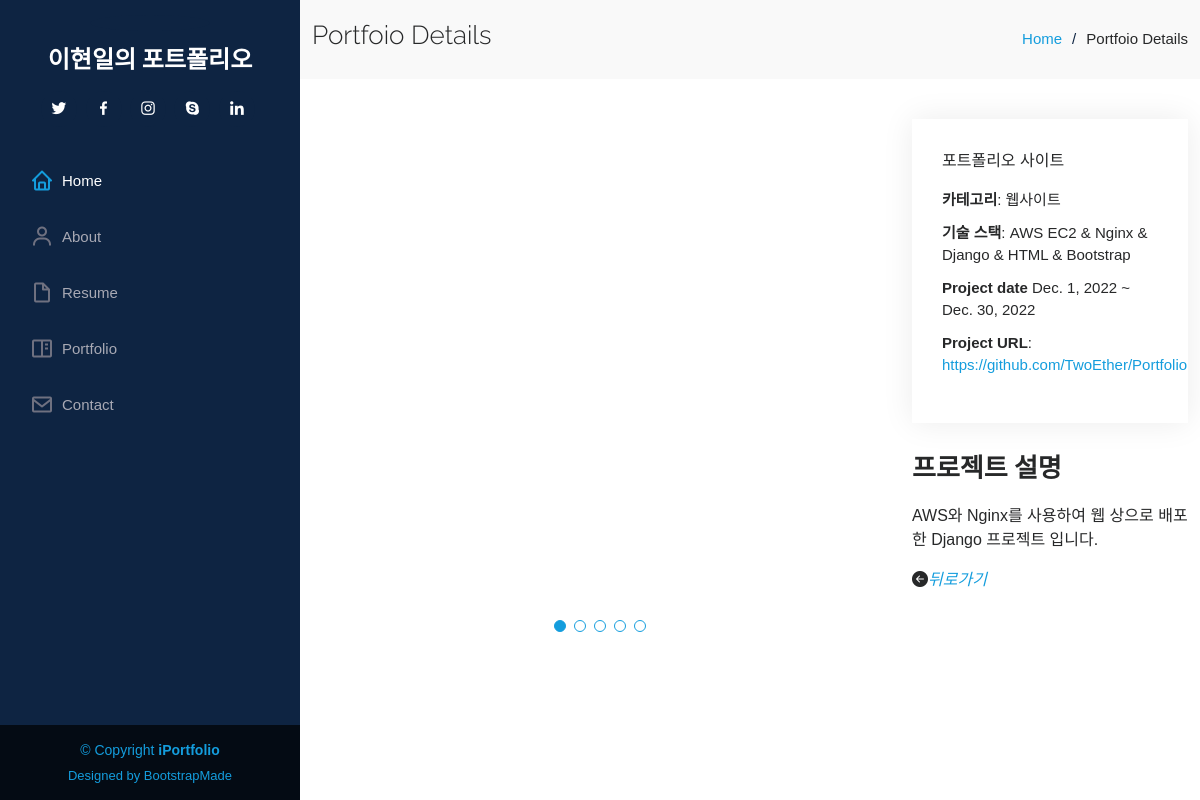
Page /7/ on the committed database.
### post/models.py (models this page shows, shortened)
class Post(models.Model):
    head_image = models.ImageField(upload_to='post/images', null=True)
    image1 = models.ImageField(upload_to='post/images')
    image2 = models.ImageField(upload_to='post/images')
    image3 = models.ImageField(upload_to='post/images')
    image4 = models.ImageField(upload_to='post/images', null=True)
    image5 = models.ImageField(upload_to='post/images', null=True)
    proj_title = models.TextField()
    proj_start = models.DateField(null=True)
    proj_end = models.DateField(null=True)
    proj_exp = models.TextField()
    proj_url = models.URLField()
    proj_team = models.TextField()
    proj_stack = models.TextField(null=True)

### post/views.py (the view)
# urls.py: path('<int:pk>/', views.PostDetail.as_view(), name='detail'),
class PostDetail(DetailView):
    model = Post

### post/templates/post/post_detail.html (shortened to what this page needs)
{% extends 'post/base.html' %}
{% load static %}
{% block body %}
  <main id="main">
    <section id="breadcrumbs" class="breadcrumbs">
      <div class="container">
        <div class="d-flex justify-content-between align-items-center">
          <h2>Portfoio Details</h2>
          <ol>
            <li><a href="{% url 'post:home' %}">Home</a></li>
            <li>Portfoio Details</li>
          </ol>
        </div>
      </div>
    </section>
    <section id="portfolio-details" class="portfolio-details">
      <div class="container">
        <div class="row gy-4">
          <div class="col-lg-8">
            <div class="portfolio-details-slider swiper">
              <div class="swiper-wrapper align-items-center">
                <div class="swiper-slide">
                </div>
              </div>
              <div class="swiper-pagination"></div>
            </div>
          </div>
          <div class="col-lg-4">
            <div class="portfolio-info">
              <p>{{post.proj_title}}<p>
              <ul>
                <li><strong>카테고리</strong>: 웹사이트</li>
                <li><strong>기술 스택</strong>: {{post.proj_stack}}</li>
                <li><strong>Project date</strong> {{post.proj_start}} ~ {{post.proj_end}}</li>
                <li><strong>Project URL</strong>: <a href="{{post.proj_url}}">{{post.proj_url}}</a></li>
              </ul>
            </div>
            <div class="portfolio-description">
              <h2>프로젝트 설명</h2>
              <p>
                {{post.proj_exp}}
              </p>
            </div>
            <span style="height:100px"><i class="bi bi-arrow-left-circle-fill"><a href="{% url 'post:home'%}">뒤로가기</i></span>
          </div>
        </div>
      </div>
    </section>
  </main>
{% endblock %}

### post/static/assets/css/style.css (style rules this page uses)
body { font-family: 'Noto Sans KR', sans-serif; color: #272829; }
a { color: #149ddd; text-decoration: none; }
h1, h2, h3, h4, h5, h6 { font-family: "Raleway", sans-serif; }
#main { margin-left: 300px; }
section { padding: 60px 0; overflow: hidden; }
.portfolio-details { padding-top: 40px; }
.portfolio-details .portfolio-details-slider .swiper-pagination { margin-top: 20px; position: relative; }
.portfolio-details .portfolio-info { padding: 30px; box-shadow: 0px 0 30px rgba(5, 13, 24, 0.08); }
.portfolio-details .portfolio-info ul { list-style: none; padding: 0; font-size: 15px; }
.portfolio-details .portfolio-info ul li+li { margin-top: 10px; }
.portfolio-details .portfolio-description { padding-top: 30px; }
.portfolio-details .portfolio-description h2 { font-size: 26px; font-weight: 700; margin-bottom: 20px; }
.portfolio-details .portfolio-description p { padding: 0; }
.breadcrumbs { padding: 20px 0; background: #f9f9f9; }
.breadcrumbs h2 { font-size: 26px; font-weight: 300; }
.breadcrumbs ol { display: flex; flex-wrap: wrap; list-style: none; padding: 0; margin: 0; font-size: 15px; }
.breadcrumbs ol li+li { padding-left: 10px; }
.breadcrumbs ol li+li::before { display: inline-block; padding-right: 10px; color: #0e2442; content: "/"; }

### rows in the picture
Post: proj_title "포트폴리오 사이트", proj_stack "AWS EC2 & Nginx & Django & HTML & Bootstrap", proj_start "Dec. 1, 2022", proj_end "Dec. 30, 2022", proj_url "https://github.com/TwoEther/Portfolio", proj_exp "AWS와 Nginx를 사용하여 웹 상으로 배포한 Django 프로젝트 입니다."
